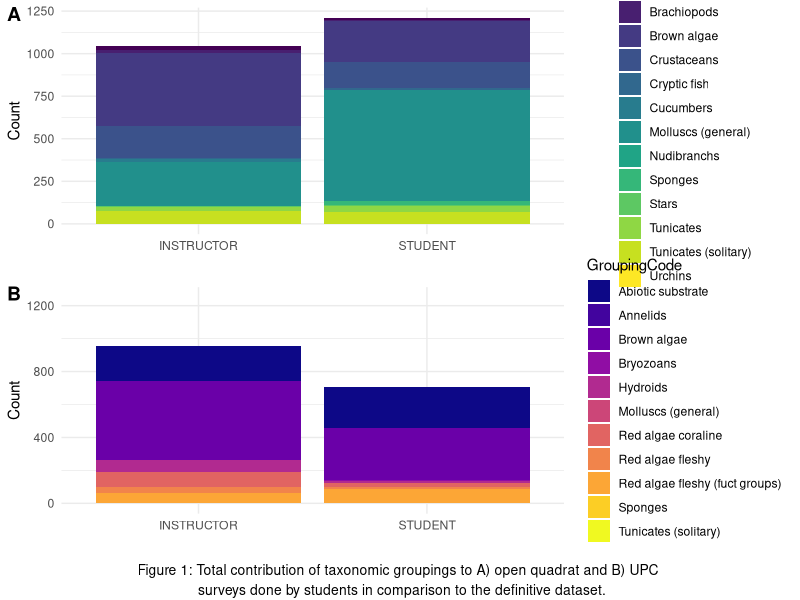
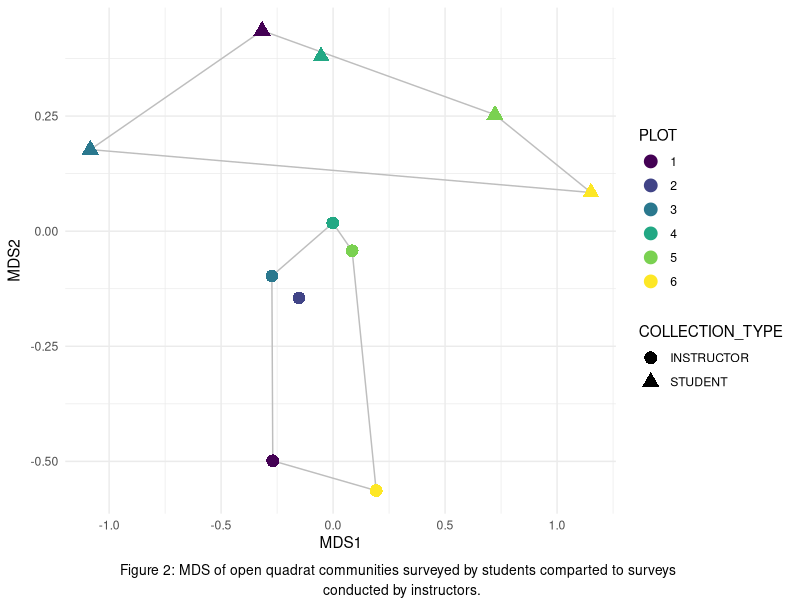
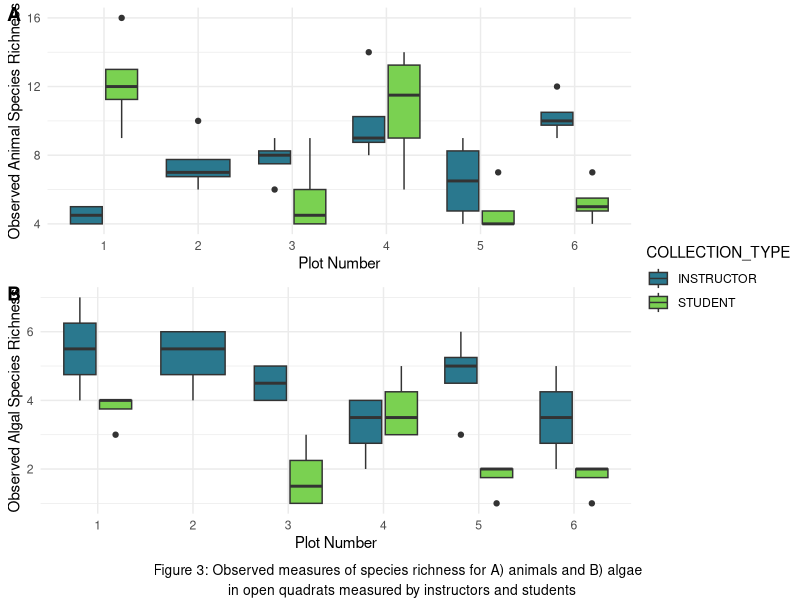
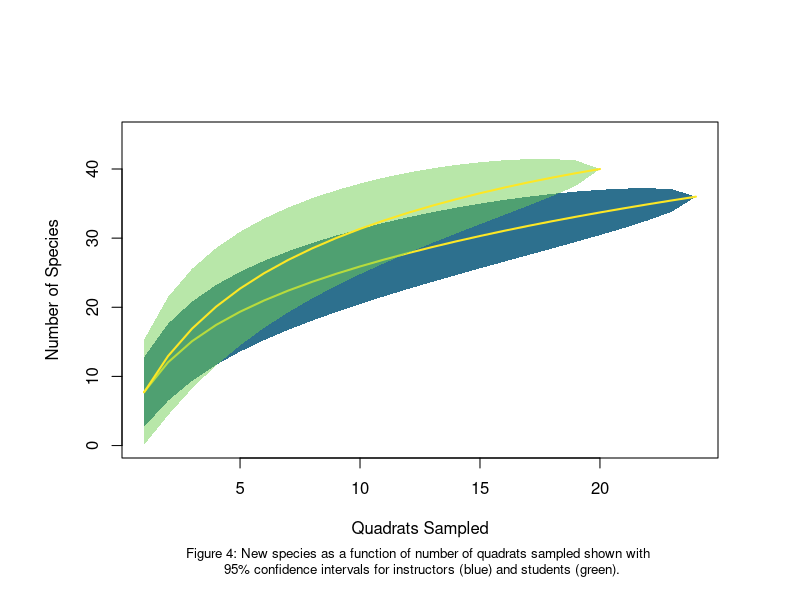
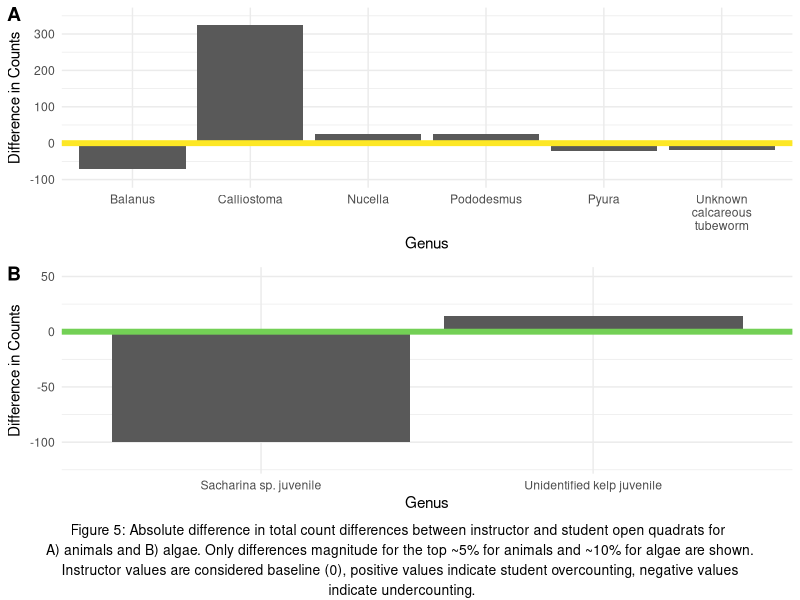

Recreate these plots in R, in order.
###################################################################################
#                                                                                ##
# Title of Script                                                                ##
# Data are current as of 2018-07-10                                              ##
# Data source: Marine Subtidal Ecology Course - Kelp Ecosystem Ecology Network - ##
# Friday Harbor Labs - University of Oregon                                      ##
# R code prepared by Ross Whippo                                                 ##
# Last updated 2018-07-10                                                        ##
#                                                                                ##
###################################################################################

# SUMMARY:

# Data analyses from the 2018 Subtidal Marine Ecology Course taught at Friday 
# Harbor Labs by Aaron Galloway, Alex Lowe, Pema Kitaeff, and Mo Turner. Data
# quantifies kelp and kelp-associated communitites at the South West corner of 
# Shaw Island, WA in June 2018. Data were collected according to the Kelp Ecosystem
# Ecology Network experimental protocol, but using 3 removal plots, 3 control plots
# and 4 quadrats of each kind (UPC, Open Quadrat) per plot. Definitive data was 
# collected by Galloway and Lowe. Redundant data was collected by students for 
# comparison. 

# Required Files (check that script is loading latest version):
# QUAD-Data.csv
# UPC_SUBS_CODES.csv
# WA_SP_CODES.csv

# Associated Scripts:
# None

# TO DO

###################################################################################
# TABLE OF CONTENTS                                                               #
#                                                                                 #
# RECENT CHANGES TO SCRIPT                                                        #
# LOAD PACKAGES                                                                   #
# READ IN AND PREPARE DATA                                                        #
# DATA MANIPULATION                                                               #
# GENERATE FIGURES                                                                #
#                                                                                 #
###################################################################################

###################################################################################
# RECENT CHANGES TO SCRIPT                                                        #
###################################################################################

# 2018-07-09 Script created by Ross Whippo

###################################################################################
# LOAD PACKAGES                                                                   #
###################################################################################

library(dplyr)
library(tidyr)
library(ggplot2)
library(viridis)
library(ggpubr)
library(vegan)
library(stringr)

###################################################################################
# READ IN AND PREPARE DATA                                                        #
###################################################################################

quaddata <- read.csv("QUAD_Data.csv")
codes <- read.csv("WA_SP_CODES.csv")
subs <- read.csv("UPC_SUBS_CODES.csv")

# create column designating 'INSTRUCTOR' vs 'student' data
quaddata <- quaddata %>%
  mutate(COLLECTION_TYPE = ifelse(OBSERVER == "Lowe" | OBSERVER == "Galloway", 
                                  "INSTRUCTOR", "STUDENT"))
quaddata$COLLECTION_TYPE <- as.factor(quaddata$COLLECTION_TYPE)

# create column of full species names
names(codes)[names(codes)=="SP_CODE"] <- "MO_SP_CODE"
quaddata <- left_join(quaddata, codes, by="MO_SP_CODE")

quaddata$GroupingCode <- as.character(quaddata$GroupingCode)
quaddata$GroupingCode[quaddata$GroupingCode == ""] <- "Abiotic substrate"
quaddata$GroupingCode[quaddata$GroupingCode == "Mollusks (general)"] <- "Molluscs (general)"
quaddata$GroupingCode <- as.factor(quaddata$GroupingCode)

# open quadrat data
QUADS <- quaddata %>%
  subset(DATA_TYPE == "QUAD")

# UPC quadrat data
UPC <- quaddata %>%
  subset(DATA_TYPE == "UPC")

###################################################################################
# DATA MANIPULATION                                                               #
###################################################################################

# summarize counts of organisms for quads by group
quad_count_groups <- QUADS %>%
  group_by(COLLECTION_TYPE, GroupingCode) %>%
  summarise(sum(COUNT))
names(quad_count_groups)[names(quad_count_groups)=="sum(COUNT)"] <- "TOT_COUNT"

# summarize counts of organisms and substrate for UPC by group
UPC_count_groups <- UPC %>%
  subset(DATA_TYPE == "UPC") %>%
  group_by(COLLECTION_TYPE, GroupingCode) %>%
  summarise(sum(COUNT)) 
names(UPC_count_groups)[names(UPC_count_groups)=="sum(COUNT)"] <- "TOT_COUNT"


# Create matrix for community composition analysis
quad_matrix <- QUADS %>%
  group_by(COLLECTION_TYPE, PLOT, MO_SP_CODE) %>%
  summarise(sum(COUNT))
names(quad_matrix)[names(quad_matrix)=="sum(COUNT)"] <- "TOT_COUNT"

KEEN_mat_quad_full <- quad_matrix %>%
  spread(MO_SP_CODE, TOT_COUNT, fill = 0)
KEEN_quad_mat_run <- KEEN_mat_quad_full[,c(3:61)]

# MDS of community
KEEN_quad_mds <- metaMDS(KEEN_quad_mat_run)
KEEN_quad_mds_points <- KEEN_quad_mds$points
KEEN_quad_mds_points <- data.frame(KEEN_quad_mds_points)
plot_data_mds <- data.frame(KEEN_quad_mds_points, KEEN_mat_quad_full[,1:2])
vec_quad <- envfit(KEEN_quad_mds$points, KEEN_quad_mat_run, perm = 1000)
vec_quad_df <- as.data.frame(vec_quad$vectors$arrows*sqrt(vec_quad$vectors$r))
vec_quad_df$species <- rownames(vec_quad_df)
library(plyr)
chulls_quad <- ddply(plot_data_mds, .(COLLECTION_TYPE), function(df) df[chull(df$MDS1, df$MDS2), ])
detach(package:plyr)
#plot_data_mds$PLOT <- as.factor(plot_data_mds$PLOT)

###################################################################################
# ANALYSES                                                                        #
###################################################################################

# All Richness
All_rich <- quaddata %>%
  select(PLOT, QUAD, DATA_TYPE, COUNT, COLLECTION_TYPE, MO_SP_CODE, GroupingCode) %>%
  group_by(PLOT, QUAD, DATA_TYPE, COLLECTION_TYPE, MO_SP_CODE, GroupingCode) %>%
  summarise(sum(COUNT))
names(All_rich)[names(All_rich)=="sum(COUNT)"] <- "TOT_COUNT"

# Extract Quadrats
All_quad <- All_rich %>%
  filter(DATA_TYPE == "QUAD")
# Extract Animals
algae <- c("Brown algae", "Green algae", "Red algae fleshy (fuct groups)
", "Red algae fleshy", "Red algae coraline")
Anim_quad <- All_quad %>%
  filter(!GroupingCode %in% algae)
# total redundant grouping codes
Anim_quad <- Anim_quad %>%
  ungroup() %>%
  select(-c(GroupingCode, DATA_TYPE)) %>%
  group_by(PLOT, QUAD, COLLECTION_TYPE, MO_SP_CODE, TOT_COUNT) %>%
  summarise(sum(TOT_COUNT))
names(Anim_quad)[names(Anim_quad)=="sum(TOT_COUNT)"] <- "NEW_COUNT"
Anim_quad <- Anim_quad %>%
  select(-TOT_COUNT)

# spread quad animals
Anim_spread_quad <- Anim_quad %>%
  group_by(COLLECTION_TYPE) %>%
  spread(MO_SP_CODE, NEW_COUNT, fill = 0)

Anim_pool_quad <- Anim_spread_quad[,4:53]
Anim_quad_plots <-Anim_spread_quad[,c(1:3)]
Anim_quad_plots <-Anim_quad_plots %>%
  unite_("PLOTQUAD_TYPE", c("PLOT", "QUAD", "COLLECTION_TYPE"), sep = "_", remove = FALSE)
attach(Anim_quad_plots)
Anim_quad_rich <- Anim_pool_quad %>%
  specpool(PLOTQUAD_TYPE)
Anim_quad_rich <- Anim_quad_rich %>%
  bind_cols(Anim_quad_plots)
Anim_quad_rich$PLOT <- as.factor(Anim_quad_rich$PLOT)


# extract quad algae
Algae_quad <- All_quad %>%
  filter(GroupingCode %in% algae)

# spread quad animals
Algae_spread_quad <- Algae_quad %>%
  group_by(COLLECTION_TYPE) %>%
  spread(MO_SP_CODE, TOT_COUNT, fill = 0)

Algae_pool_quad <- Algae_spread_quad[,6:14]
Algae_quad_plots <-Algae_spread_quad[,c(1:2,4)]
Algae_quad_plots <-Algae_quad_plots %>%
  unite_("PLOTQUAD_TYPE", c("PLOT", "QUAD", "COLLECTION_TYPE"), sep = "_", remove = FALSE)
attach(Algae_quad_plots)
Algae_quad_rich <- Algae_pool_quad %>%
  specpool(PLOTQUAD_TYPE)
Algae_quad_rich <- Algae_quad_rich %>%
  bind_cols(Algae_quad_plots)
Algae_quad_rich$PLOT <- as.factor(Algae_quad_rich$PLOT)



# SPECIES ACCUMULATION

# Instructors
Anim_quad_instructors <- Anim_spread_quad %>%
  filter(COLLECTION_TYPE == "INSTRUCTOR")
Anim_quad_inst_pool <- Anim_quad_instructors[,4:53]
inst_accum <- specaccum(Anim_quad_inst_pool)

# Students
Anim_quad_students <- Anim_spread_quad %>%
  filter(COLLECTION_TYPE == "STUDENT")
Anim_quad_stud_pool <- Anim_quad_students[,4:53]
stud_accum <- specaccum(Anim_quad_stud_pool)



# UNDER/OVER ESTIMATION
# Use All_quad for as starting point, use Anim_quad for animal quadrats and 
# Algae_quad for algae quadrats

All_UPC <- All_rich %>%
  filter(DATA_TYPE == "UPC")
# Extract Algae
Algae_UPC <- All_UPC %>%
  filter(GroupingCode %in% algae)

# Extract Substrate
Subs_UPC <- All_UPC %>%
  filter(GroupingCode == "Abiotic substrate")


# sum animal quads
Anim_sums <- Anim_quad %>%
  group_by(MO_SP_CODE, COLLECTION_TYPE) %>%
  summarise(sum(NEW_COUNT))
names(Anim_sums)[names(Anim_sums) == "sum(NEW_COUNT)"] <- "NEW_COUNT"

# Spread out animal quads
Anim_spread_overcount <- Anim_sums %>%
  spread(COLLECTION_TYPE, NEW_COUNT, fill = 0)
# Add column of differences
Anim_spread_overcount$diff <- Anim_spread_overcount$STUDENT - Anim_spread_overcount$INSTRUCTOR
# identify percentiles
quantile(Anim_spread_overcount$diff, prob = seq(0, 1, length = length(Anim_spread_overcount$diff)), type = 5)
# top 5% = <24, bottom 5% = >-19

Anim_quad_topbot <- Anim_spread_overcount %>%
  filter(diff > 23 | diff < -18)
Anim_quad_topbot <- left_join(Anim_quad_topbot, codes, by="MO_SP_CODE")


# sum algae quads
Algae_sums <- Algae_quad %>%
  group_by(MO_SP_CODE, COLLECTION_TYPE) %>%
  summarise(sum(TOT_COUNT))
names(Algae_sums)[names(Algae_sums) == "sum(TOT_COUNT)"] <- "NEW_COUNT"

# Spread out algae quads
Algae_spread_overcount <- Algae_sums %>%
  spread(COLLECTION_TYPE, NEW_COUNT, fill = 0)
# Add column of differences
Algae_spread_overcount$diff <- Algae_spread_overcount$STUDENT - Algae_spread_overcount$INSTRUCTOR
# identify percentiles
quantile(Algae_spread_overcount$diff, prob = seq(0, 1, length = length(Algae_spread_overcount$diff)), type = 5)
# top 12.5% = <5, bottom 12.5% = >-65

Algae_quad_topbot <- Algae_spread_overcount %>%
  filter(diff > 6 | diff < -66)
Algae_quad_topbot <- left_join(Algae_quad_topbot, codes, by="MO_SP_CODE")





###################################################################################
# GENERATE FIGURES                                                                #
###################################################################################

############### FIGURE 1
# Total contribtion of Group Codes for Quadrats and UPC by Students and
# Instructors

# Figure of counts of observed groups by collection type for open quads
COUNT_GROUPS_TYPE_QUAD <- ggplot(quad_count_groups, aes(x = COLLECTION_TYPE, y = TOT_COUNT)) + geom_bar(stat = "identity", aes(fill = GroupingCode)) + 
  theme_minimal() + 
  scale_fill_viridis(discrete=TRUE) +
  labs(x="", y="Count") 
#COUNT_GROUPS_TYPE_QUAD

# Figure of counts of observed of groups by collection type for UPC
COUNT_GROUPS_TYPE_UPC <- ggplot(UPC_count_groups, aes(x = COLLECTION_TYPE, y = TOT_COUNT)) + geom_bar(stat = "identity", aes(fill = GroupingCode)) + 
  theme_minimal() + 
  scale_fill_viridis(discrete=TRUE, option = "plasma") +
  labs(x="", y="Count") +
  ylim(0, 1250)
#COUNT_GROUPS_TYPE_UPC


Figure1 <- ggarrange(COUNT_GROUPS_TYPE_QUAD, COUNT_GROUPS_TYPE_UPC, 
                     labels = c("A", "B"),
                     ncol = 1, nrow = 2,
                     common.legend = FALSE, 
                     legend = "right",
                     align = "v")
annotate_figure(Figure1, bottom = text_grob("Figure 1: Total contribution of taxonomic groupings to A) open quadrat and B) UPC \n surveys done by students in comparison to the definitive dataset.", size = 10))

# best size 600x850


############### FIGURE 2
# Visualization of community composition by Students and Instructors from open
# quadrats

# MDS
QUAD_MDS <- ggplot(plot_data_mds, aes(x=MDS1, y=MDS2, pch = COLLECTION_TYPE, color = factor(PLOT))) + 
  labs(color = "PLOT") +
  theme_minimal() +
  geom_polygon(data=chulls_quad, aes(x=MDS1, y=MDS2, group=COLLECTION_TYPE), fill=NA, color = "grey") +
  geom_point(size = 4) +
  scale_color_viridis_d()

Figure2 <- ggarrange(QUAD_MDS, 
                     ncol = 1, nrow = 1,
                     common.legend = FALSE, 
                     legend = "right")
annotate_figure(Figure2, bottom = text_grob("Figure 2: MDS of open quadrat communities surveyed by students comparted to surveys \n conducted by instructors.", size = 10))

# best size 700x500

############### FIGURE 3
# Richness of animals and algae
# animal quadrats

QUAD_RICH_ANIM <- ggplot(Anim_quad_rich, aes(x = PLOT, y = Species, fill=COLLECTION_TYPE)) +
  geom_boxplot() +
  theme_minimal() +
  scale_fill_viridis_d(begin = 0.4, end = 0.8) +
  ylab("Observed Animal Species Richness") +
  xlab("Plot Number") 

# algal quadrats
QUAD_RICH_ALGAE <- ggplot(Algae_quad_rich, aes(x = PLOT, y = Species, fill=COLLECTION_TYPE)) +
  geom_boxplot() +
  theme_minimal() +
  scale_fill_viridis_d(begin = 0.4, end = 0.8) +
  ylab("Observed Algal Species Richness") +
  xlab("Plot Number") 

Figure3 <- ggarrange(QUAD_RICH_ANIM, QUAD_RICH_ALGAE, 
                     ncol = 1, nrow = 2,
                     labels = c("A", "B"),
                     common.legend = TRUE, 
                     legend = "right")
annotate_figure(Figure3, bottom = text_grob("Figure 3: Observed measures of species richness for A) animals and B) algae \n in open quadrats measured by instructors and students", size = 10))

# best size: 500x700

############### FIGURE 4
# Species accumulation curves for animals in open quads
# animal quadrats

# function to create alpha channel in plot() function
col2alpha <- function(col, alpha) {
  col_rgb <- col2rgb(col)/255
  rgb(col_rgb[1], col_rgb[2], col_rgb[3], alpha = alpha)
}

par(oma = c(2,2,2,2))
plot(inst_accum, ci.type="poly", col="#FDE725FF", lwd=2, ci.lty=0, ci.col=col2alpha("#2D708EFF", "1"), ylim = c(0,45), xlab = "Quadrats Sampled", ylab = "Number of Species")
plot(stud_accum, ci.type="poly", col="#FDE725FF", lwd=2, ci.lty=0, ci.col=col2alpha("#73D055FF", "0.5"), add = TRUE) +
  mtext("Figure 4: New species as a function of number of quadrats sampled shown with \n 95% confidence intervals for instructors (blue) and students (green).", side = 1, line = 5, cex = 0.8)



# best size: 550x550

############### FIGURE 5
# Over and underestimation of groups comparing student to instructor data
# animal quadrats

Anim_quad_topbot_fig <- ggplot(Anim_quad_topbot, aes(x = Genus, y = diff)) +
  geom_bar(stat = "identity") +
  theme_minimal() +
  ylim(-100, 350) +
  ylab("Difference in Counts") +
  scale_x_discrete(labels = function(x) str_wrap(x, width = 10)) +
  geom_hline(yintercept = 0, color = "#FDE725FF", size = 2)

Algae_quad_topbot_fig <- ggplot(Algae_quad_topbot, aes(x = Genus, y = diff)) +
  geom_bar(stat = "identity") +
  theme_minimal() +
  ylim(-120, 50) +
  ylab("Difference in Counts") +
  geom_hline(yintercept = 0, color = "#73D055FF", size = 2)

Figure5 <- ggarrange(Anim_quad_topbot_fig, Algae_quad_topbot_fig, 
                     ncol = 1, nrow = 2,
                     labels = c("A", "B"))
annotate_figure(Figure5, bottom = text_grob("Figure 5: Absolute difference in total count differences between instructor and student open quadrats for \n A) animals and B) algae. Only differences magnitude for the top ~5% for animals and ~10% for algae are shown. \n Instructor values are considered baseline (0), positive values indicate student overcounting, negative values \n indicate undercounting.", size = 10))

# best size: 660x800




#####
#<<<<<<<<<<<<<<<<<<<<<<<<<<END OF SCRIPT>>>>>>>>>>>>>>>>>>>>>>>>#
